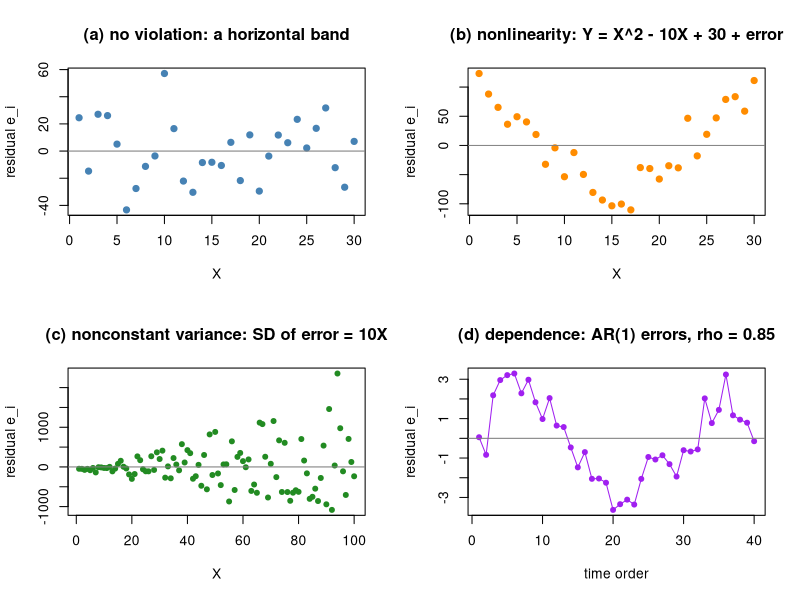

Source code (R):
# Typical residual plots: no problem, nonlinearity, nonconstant variance, dependence over time.
set.seed(0)
op <- par(mfrow = c(2, 2))

x <- 1:30
y <- 30 + 5 * x + 25 * rnorm(length(x))
plot(x, residuals(lm(y ~ x)), pch = 19, col = "steelblue", xlab = "X", ylab = "residual e_i",
     main = "(a) no violation: a horizontal band")
abline(h = 0, col = "gray50")

y <- x^2 - 10 * x + 30 + 25 * rnorm(length(x))
plot(x, residuals(lm(y ~ x)), pch = 19, col = "darkorange", xlab = "X", ylab = "residual e_i",
     main = "(b) nonlinearity: Y = X^2 - 10X + 30 + error")
abline(h = 0, col = "gray50")

x2 <- 1:100
y2 <- 30 + 100 * x2 + 10 * x2 * rnorm(length(x2))
plot(x2, residuals(lm(y2 ~ x2)), pch = 19, cex = 0.8, col = "forestgreen", xlab = "X", ylab = "residual e_i",
     main = "(c) nonconstant variance: SD of error = 10X")
abline(h = 0, col = "gray50")

# AR(1) errors: eps_t = 0.85 eps_{t-1} + u_t
u <- rnorm(40)
eps <- as.numeric(stats::filter(u, 0.85, method = "recursive"))
xt <- runif(40, 0, 10)
yt <- 2 + 0.5 * xt + eps
plot(1:40, residuals(lm(yt ~ xt)), type = "o", pch = 19, cex = 0.8, col = "purple",
     xlab = "time order", ylab = "residual e_i", main = "(d) dependence: AR(1) errors, rho = 0.85")
abline(h = 0, col = "gray50")
par(op)
